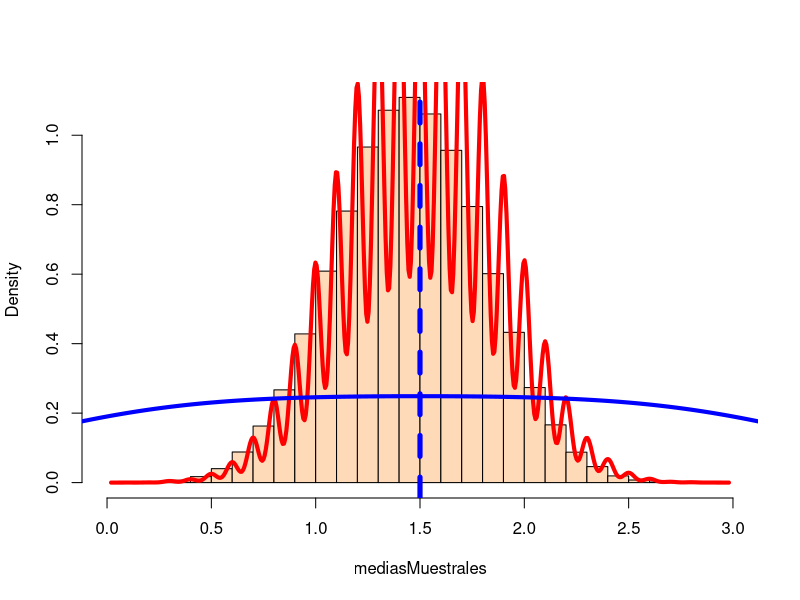
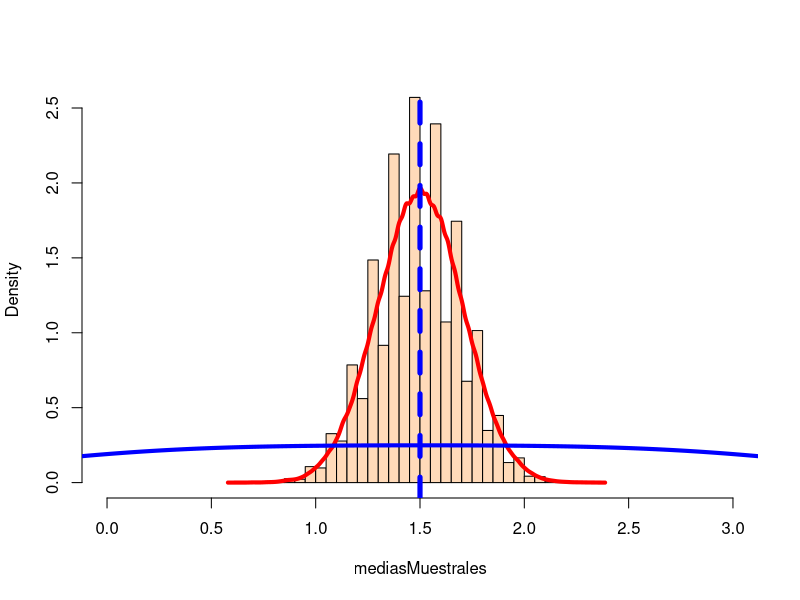
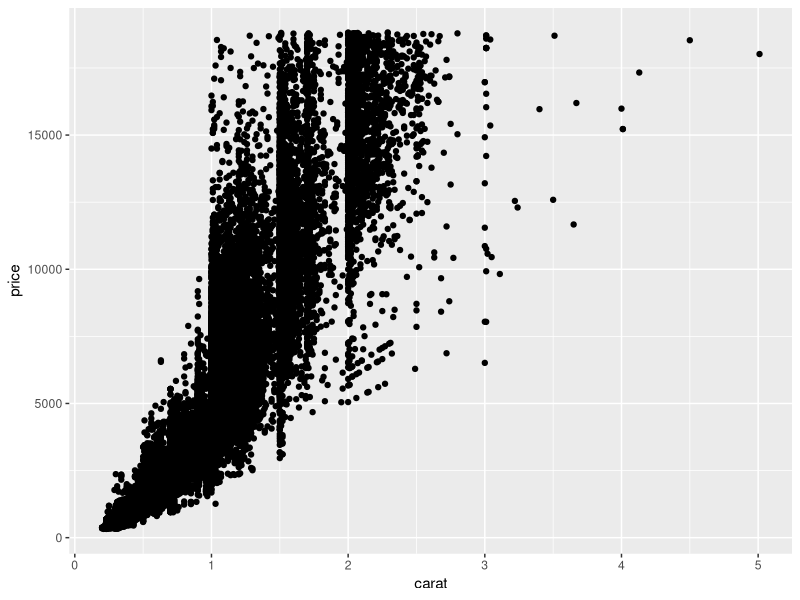
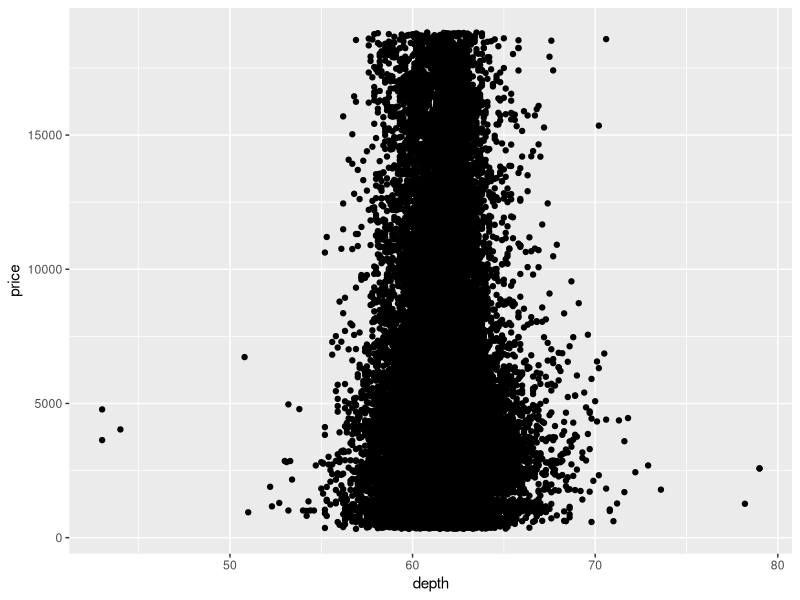
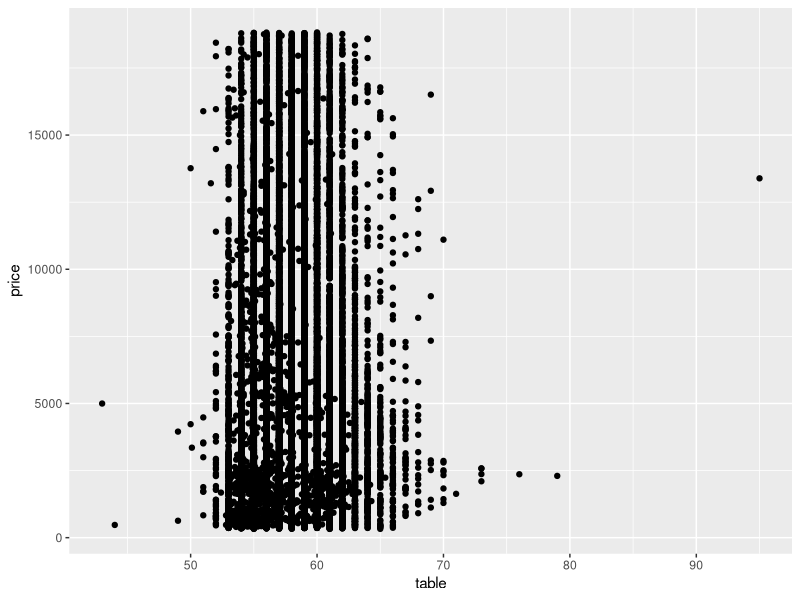
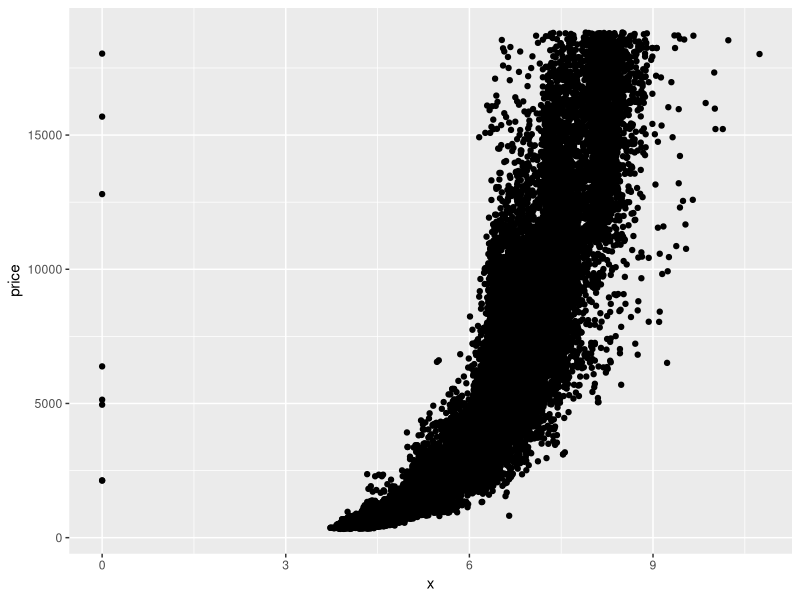
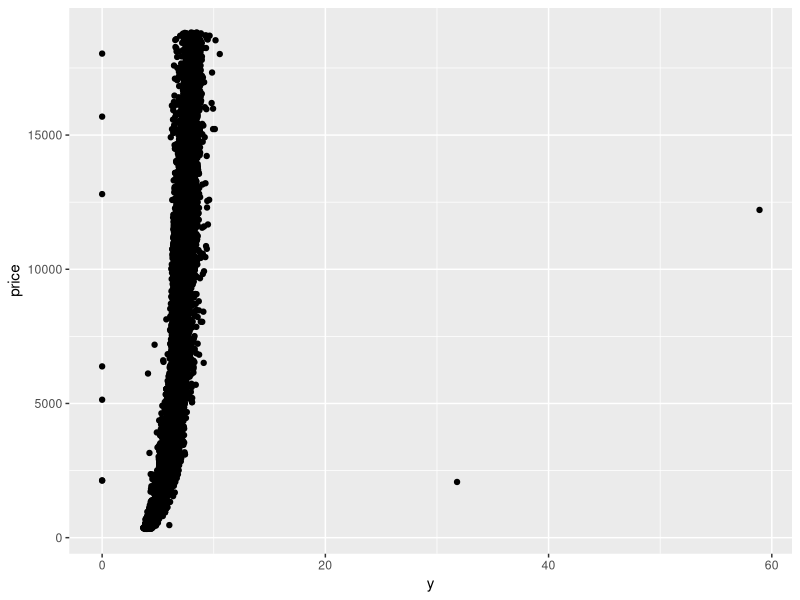
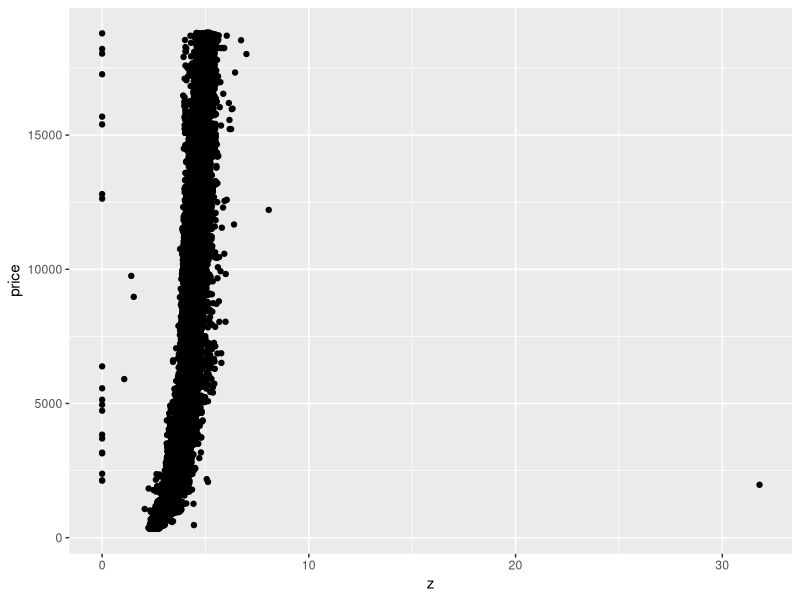

Generate these figures, in order, with R:
## ---- chunk 1
knitr::opts_chunk$set(echo = TRUE)
## ---- chunk 2
library(tidyverse)
## ---- chunk 3
x1 = c(0:3)
p1 = c(64/125, 48/125, 12/125, 1/125)
(media_1 = sum(x1*p1))
(varianza_1 = sum((x1-media_1)^2*p1))
## ---- chunk 4
k = 100000
mediasMuestrales = replicate(k, {
  muestra = sample(x1, 10, replace = TRUE)
  mean(muestra)
})
hist(mediasMuestrales, breaks = 20, main="", 
     col="peachpuff", probability = TRUE, xlim=range(x1))
lines(density(mediasMuestrales), lwd=4, col="red")
lines(density(x1), lwd=4, col="blue")
abline(v = mean(x1), lty=2, lwd=5, col="blue")
## ---- chunk 5
k = 100000
mediasMuestrales = replicate(k, {
  muestra = sample(x1, 30, replace = TRUE)
  mean(muestra)
})
hist(mediasMuestrales, breaks = 30, main="", 
     col="peachpuff", probability = TRUE, xlim=range(x1))
lines(density(mediasMuestrales), lwd=4, col="red")
lines(density(x1), lwd=4, col="blue")
abline(v = mean(x1), lty=2, lwd=5, col="blue")
## ---- chunk 6
x2 = c(0:2, each=4)
p2 = c(1/4, 1/4, 1/4, 1/4)
p1_2 = c(64/125,48/125,12/125,1/125)*rep(c(1/2,1/4,1/4), each = 4)
suma = x1 + x2
tabla = data.frame(x1, x2, p1_2, suma)

tabla %>%
  group_by(suma) %>%
  summarise(sumaX1X2=sum(p1_2))
## ---- chunk 7
media_2 = sum(x2*p2)
(media_suma = media_1 + media_2)
## ---- chunk 8
k = 100000
mediasMuestrales = replicate(k, {
  muestra = sample(media_suma, 10, replace = TRUE)
  mean(muestra)
})
mean(mediasMuestrales)
## ---- chunk 9
fichero = read_csv("testResults.csv")
## ---- chunk 10
fichero %>% 
  head()
## ---- chunk 11
ficheroTidy = fichero %>%
  pivot_longer(week1:week5, names_to = "week") %>% 
  separate(gender_age, into = c("gender", "age"))
ficheroTidy %>% 
  head(10)
## ---- chunk 12
ggplot(data = diamonds, mapping = aes(x = carat, y = price)) + 
  geom_point()
## ---- chunk 13
ggplot(data = diamonds, mapping = aes(x = depth, y = price)) + 
  geom_point()
## ---- chunk 14
ggplot(data = diamonds, mapping = aes(x = table, y = price)) + 
  geom_point()
## ---- chunk 15
ggplot(data = diamonds, mapping = aes(x = x, y = price)) + 
  geom_point()
## ---- chunk 16
ggplot(data = diamonds, mapping = aes(x = y, y = price)) + 
  geom_point()
## ---- chunk 17
ggplot(data = diamonds, mapping = aes(x = z, y = price)) + 
  geom_point()
## ---- chunk 18
ggplot(data = diamonds, mapping = aes(x = cut, y = carat)) +
  geom_boxplot()
## ---- chunk 19
whoTidy = who %>%
  pivot_longer(
    cols = new_sp_m014:newrel_f65, 
    names_to = "key", 
    values_to = "cases", 
    values_drop_na = TRUE
  ) %>% 
  mutate(
    key = stringr::str_replace(key, "newrel", "new_rel")
  ) %>%
  separate(key, c("new", "var", "sexage")) %>% 
  select(-new, -iso2, -iso3) %>% 
  separate(sexage, c("sex", "age"), sep = 1)
## ---- chunk 20
whoTidy %>%
  group_by(country) %>% 
  mutate(country_cases = sum(cases)) %>%
  filter(country_cases > 500000) %>% 
  group_by(country, year, sex) %>%
  count(wt = cases) %>% 
  ggplot(aes(x = year, y = n, colour = sex)) +
  geom_line() +
  facet_wrap(~country)
